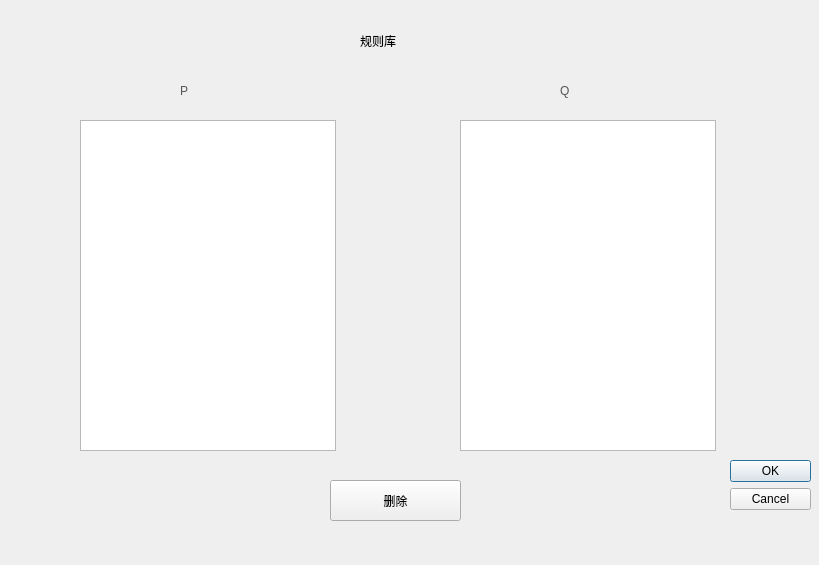
<?xml version="1.0" encoding="UTF-8"?>
<ui version="4.0">
 <class>Dialog</class>
 <widget class="QDialog" name="Dialog">
  <property name="geometry">
   <rect>
    <x>0</x>
    <y>0</y>
    <width>819</width>
    <height>565</height>
   </rect>
  </property>
  <property name="windowTitle">
   <string>Dialog</string>
  </property>
  <widget class="QDialogButtonBox" name="buttonBox">
   <property name="geometry">
    <rect>
     <x>730</x>
     <y>460</y>
     <width>81</width>
     <height>241</height>
    </rect>
   </property>
   <property name="orientation">
    <enum>Qt::Vertical</enum>
   </property>
   <property name="standardButtons">
    <set>QDialogButtonBox::Cancel|QDialogButtonBox::Ok</set>
   </property>
  </widget>
  <widget class="QLabel" name="label">
   <property name="geometry">
    <rect>
     <x>360</x>
     <y>10</y>
     <width>251</width>
     <height>61</height>
    </rect>
   </property>
   <property name="styleSheet">
    <string notr="true">font: 16pt &quot;方正颜宋简体&quot;;</string>
   </property>
   <property name="text">
    <string>规则库</string>
   </property>
  </widget>
  <widget class="QLabel" name="label_2">
   <property name="geometry">
    <rect>
     <x>180</x>
     <y>80</y>
     <width>31</width>
     <height>21</height>
    </rect>
   </property>
   <property name="styleSheet">
    <string notr="true">font: 9pt &quot;方正颜宋简体&quot;;
color: rgb(85, 85, 85);</string>
   </property>
   <property name="text">
    <string>P</string>
   </property>
  </widget>
  <widget class="QListView" name="PList">
   <property name="geometry">
    <rect>
     <x>80</x>
     <y>120</y>
     <width>256</width>
     <height>331</height>
    </rect>
   </property>
  </widget>
  <widget class="QListView" name="listView_2">
   <property name="geometry">
    <rect>
     <x>460</x>
     <y>120</y>
     <width>256</width>
     <height>331</height>
    </rect>
   </property>
  </widget>
  <widget class="QLabel" name="label_3">
   <property name="geometry">
    <rect>
     <x>560</x>
     <y>80</y>
     <width>31</width>
     <height>21</height>
    </rect>
   </property>
   <property name="styleSheet">
    <string notr="true">font: 9pt &quot;方正颜宋简体&quot;;
color: rgb(85, 85, 85);</string>
   </property>
   <property name="text">
    <string>Q</string>
   </property>
  </widget>
  <widget class="QPushButton" name="pushButton">
   <property name="geometry">
    <rect>
     <x>330</x>
     <y>480</y>
     <width>131</width>
     <height>41</height>
    </rect>
   </property>
   <property name="styleSheet">
    <string notr="true">font: 14pt &quot;方正颜宋简体&quot;;</string>
   </property>
   <property name="text">
    <string>删除</string>
   </property>
  </widget>
 </widget>
 <resources/>
 <connections>
  <connection>
   <sender>buttonBox</sender>
   <signal>accepted()</signal>
   <receiver>Dialog</receiver>
   <slot>accept()</slot>
   <hints>
    <hint type="sourcelabel">
     <x>248</x>
     <y>254</y>
    </hint>
    <hint type="destinationlabel">
     <x>157</x>
     <y>274</y>
    </hint>
   </hints>
  </connection>
  <connection>
   <sender>buttonBox</sender>
   <signal>rejected()</signal>
   <receiver>Dialog</receiver>
   <slot>reject()</slot>
   <hints>
    <hint type="sourcelabel">
     <x>316</x>
     <y>260</y>
    </hint>
    <hint type="destinationlabel">
     <x>286</x>
     <y>274</y>
    </hint>
   </hints>
  </connection>
  <connection>
   <sender>pushButton</sender>
   <signal>clicked()</signal>
   <receiver>Dialog</receiver>
   <slot>delete()</slot>
   <hints>
    <hint type="sourcelabel">
     <x>455</x>
     <y>510</y>
    </hint>
    <hint type="destinationlabel">
     <x>478</x>
     <y>540</y>
    </hint>
   </hints>
  </connection>
 </connections>
 <slots>
  <slot>delete()</slot>
 </slots>
</ui>
